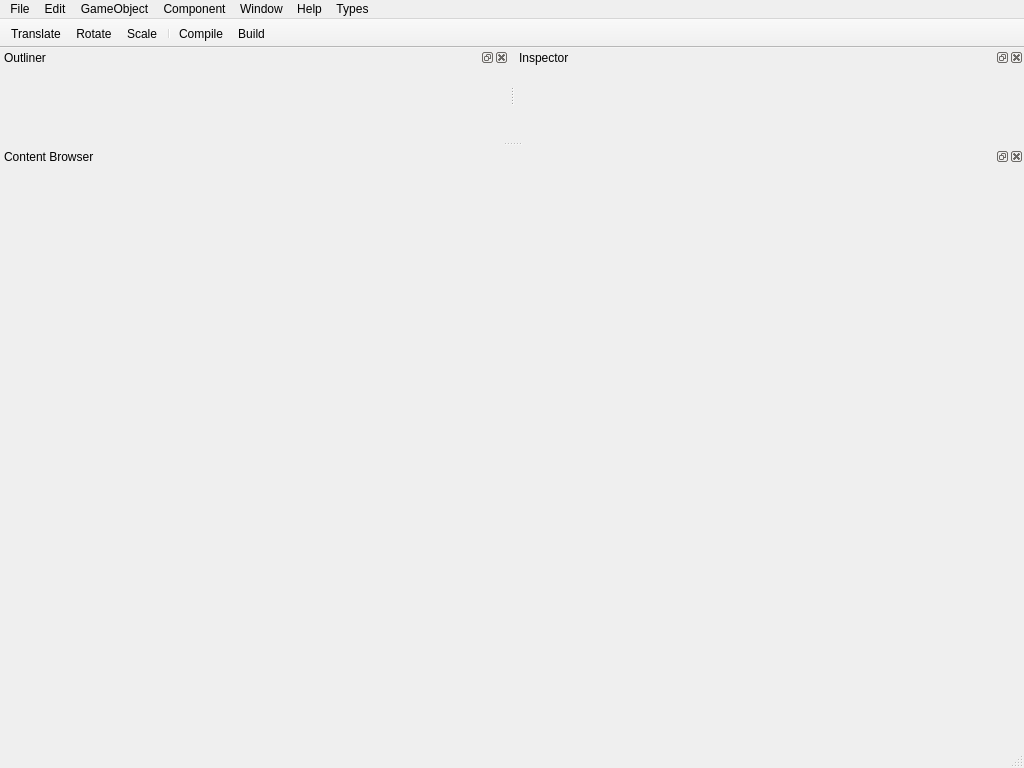
<?xml version="1.0" encoding="UTF-8"?>
<ui version="4.0">
 <class>MainWindow</class>
 <widget class="QMainWindow" name="MainWindow">
  <property name="geometry">
   <rect>
    <x>0</x>
    <y>0</y>
    <width>1024</width>
    <height>768</height>
   </rect>
  </property>
  <property name="minimumSize">
   <size>
    <width>1024</width>
    <height>768</height>
   </size>
  </property>
  <property name="windowTitle">
   <string>KeyEditor</string>
  </property>
  <property name="windowIcon">
   <iconset>
    <normaloff>KeyEngine.ico</normaloff>KeyEngine.ico</iconset>
  </property>
  <property name="styleSheet">
   <string notr="true"/>
  </property>
  <property name="iconSize">
   <size>
    <width>32</width>
    <height>32</height>
   </size>
  </property>
  <widget class="QTextEdit" name="CentralView"/>
  <widget class="QMenuBar" name="MenuBar">
   <property name="enabled">
    <bool>true</bool>
   </property>
   <property name="geometry">
    <rect>
     <x>0</x>
     <y>0</y>
     <width>1024</width>
     <height>21</height>
    </rect>
   </property>
   <widget class="QMenu" name="MenuFile">
    <property name="title">
     <string>File</string>
    </property>
    <addaction name="NewProject"/>
    <addaction name="OpenProject"/>
    <addaction name="Save"/>
    <addaction name="SaveAll"/>
    <addaction name="separator"/>
    <addaction name="OpenVS"/>
    <addaction name="Build"/>
    <addaction name="separator"/>
    <addaction name="Exit"/>
   </widget>
   <widget class="QMenu" name="MenuEdit">
    <property name="title">
     <string>Edit</string>
    </property>
    <addaction name="Undo"/>
    <addaction name="Redo"/>
    <addaction name="separator"/>
    <addaction name="Cut"/>
    <addaction name="Copy"/>
    <addaction name="Paste"/>
    <addaction name="separator"/>
    <addaction name="Duplicate"/>
    <addaction name="Delete"/>
    <addaction name="separator"/>
    <addaction name="Find"/>
    <addaction name="SelectAll"/>
    <addaction name="separator"/>
    <addaction name="EditorPreferences"/>
    <addaction name="ProjectSettings"/>
   </widget>
   <widget class="QMenu" name="MenuGameObject">
    <property name="title">
     <string>GameObject</string>
    </property>
    <addaction name="CreateGameObject"/>
   </widget>
   <widget class="QMenu" name="MenuComponent">
    <property name="title">
     <string>Component</string>
    </property>
    <addaction name="AddComponent"/>
   </widget>
   <widget class="QMenu" name="MenuHelp">
    <property name="title">
     <string>Help</string>
    </property>
    <addaction name="OpenDocumentation"/>
    <addaction name="separator"/>
    <addaction name="OpenAbout"/>
   </widget>
   <widget class="QMenu" name="MenuWindow">
    <property name="title">
     <string>Window</string>
    </property>
    <addaction name="OpenInspector"/>
    <addaction name="OpenOutliner"/>
    <addaction name="OpenContent"/>
    <addaction name="OpenConsole"/>
   </widget>
   <widget class="QMenu" name="MenuTypes">
    <property name="title">
     <string>Types</string>
    </property>
   </widget>
   <addaction name="MenuFile"/>
   <addaction name="MenuEdit"/>
   <addaction name="MenuGameObject"/>
   <addaction name="MenuComponent"/>
   <addaction name="MenuWindow"/>
   <addaction name="MenuHelp"/>
   <addaction name="MenuTypes"/>
  </widget>
  <widget class="QStatusBar" name="StatusBar"/>
  <widget class="QToolBar" name="MainToolBar">
   <property name="movable">
    <bool>false</bool>
   </property>
   <property name="floatable">
    <bool>false</bool>
   </property>
   <attribute name="toolBarArea">
    <enum>TopToolBarArea</enum>
   </attribute>
   <attribute name="toolBarBreak">
    <bool>false</bool>
   </attribute>
   <addaction name="Translate"/>
   <addaction name="Rotate"/>
   <addaction name="Scale"/>
   <addaction name="separator"/>
   <addaction name="Compile"/>
   <addaction name="Build"/>
  </widget>
  <widget class="QDockWidget" name="Outliner">
   <property name="minimumSize">
    <size>
     <width>256</width>
     <height>93</height>
    </size>
   </property>
   <property name="allowedAreas">
    <set>Qt::LeftDockWidgetArea|Qt::RightDockWidgetArea</set>
   </property>
   <property name="windowTitle">
    <string>Outliner</string>
   </property>
   <attribute name="dockWidgetArea">
    <number>1</number>
   </attribute>
  </widget>
  <widget class="QDockWidget" name="Inspector">
   <property name="minimumSize">
    <size>
     <width>256</width>
     <height>38</height>
    </size>
   </property>
   <property name="allowedAreas">
    <set>Qt::LeftDockWidgetArea|Qt::RightDockWidgetArea</set>
   </property>
   <property name="windowTitle">
    <string>Inspector</string>
   </property>
   <attribute name="dockWidgetArea">
    <number>2</number>
   </attribute>
  </widget>
  <widget class="QDockWidget" name="ContentBrowser">
   <property name="minimumSize">
    <size>
     <width>80</width>
     <height>200</height>
    </size>
   </property>
   <property name="allowedAreas">
    <set>Qt::BottomDockWidgetArea|Qt::TopDockWidgetArea</set>
   </property>
   <property name="windowTitle">
    <string>Content Browser</string>
   </property>
   <attribute name="dockWidgetArea">
    <number>8</number>
   </attribute>
  </widget>
  <action name="NewProject">
   <property name="icon">
    <iconset resource="../Resources/Icons/icons.qrc">
     <normaloff>:/icons/new_project.png</normaloff>:/icons/new_project.png</iconset>
   </property>
   <property name="text">
    <string>New</string>
   </property>
   <property name="shortcut">
    <string>Ctrl+N</string>
   </property>
  </action>
  <action name="OpenProject">
   <property name="icon">
    <iconset resource="../Resources/Icons/icons.qrc">
     <normaloff>:/icons/open_project.png</normaloff>:/icons/open_project.png</iconset>
   </property>
   <property name="text">
    <string>Open</string>
   </property>
   <property name="shortcut">
    <string>Ctrl+O</string>
   </property>
  </action>
  <action name="Save">
   <property name="icon">
    <iconset resource="../Resources/Icons/icons.qrc">
     <normaloff>:/icons/save.png</normaloff>:/icons/save.png</iconset>
   </property>
   <property name="text">
    <string>Save</string>
   </property>
   <property name="shortcut">
    <string>Ctrl+S</string>
   </property>
  </action>
  <action name="Build">
   <property name="icon">
    <iconset resource="../Resources/Icons/icons.qrc">
     <normaloff>:/icons/build.png</normaloff>:/icons/build.png</iconset>
   </property>
   <property name="text">
    <string>Build</string>
   </property>
   <property name="shortcut">
    <string>Ctrl+B</string>
   </property>
  </action>
  <action name="Exit">
   <property name="icon">
    <iconset resource="../Resources/Icons/icons.qrc">
     <normaloff>:/icons/exit.png</normaloff>:/icons/exit.png</iconset>
   </property>
   <property name="text">
    <string>Exit</string>
   </property>
   <property name="shortcut">
    <string>Ctrl+Q</string>
   </property>
  </action>
  <action name="Undo">
   <property name="icon">
    <iconset resource="../Resources/Icons/icons.qrc">
     <normaloff>:/icons/undo.png</normaloff>:/icons/undo.png</iconset>
   </property>
   <property name="text">
    <string>Undo</string>
   </property>
   <property name="shortcut">
    <string>Ctrl+Z</string>
   </property>
  </action>
  <action name="Redo">
   <property name="icon">
    <iconset resource="../Resources/Icons/icons.qrc">
     <normaloff>:/icons/redo.png</normaloff>:/icons/redo.png</iconset>
   </property>
   <property name="text">
    <string>Redo</string>
   </property>
   <property name="shortcut">
    <string>Ctrl+Y</string>
   </property>
  </action>
  <action name="Cut">
   <property name="text">
    <string>Cut</string>
   </property>
   <property name="shortcut">
    <string>Ctrl+X</string>
   </property>
  </action>
  <action name="Copy">
   <property name="text">
    <string>Copy</string>
   </property>
   <property name="shortcut">
    <string>Ctrl+C</string>
   </property>
  </action>
  <action name="Paste">
   <property name="text">
    <string>Paste</string>
   </property>
   <property name="shortcut">
    <string>Ctrl+V</string>
   </property>
  </action>
  <action name="Duplicate">
   <property name="text">
    <string>Duplicate</string>
   </property>
   <property name="shortcut">
    <string>Ctrl+D</string>
   </property>
  </action>
  <action name="Delete">
   <property name="text">
    <string>Delete</string>
   </property>
   <property name="shortcut">
    <string>Del</string>
   </property>
  </action>
  <action name="Find">
   <property name="text">
    <string>Find</string>
   </property>
   <property name="shortcut">
    <string>Ctrl+F</string>
   </property>
  </action>
  <action name="EditorPreferences">
   <property name="icon">
    <iconset resource="../Resources/Icons/icons.qrc">
     <normaloff>:/icons/editor_preferences.png</normaloff>:/icons/editor_preferences.png</iconset>
   </property>
   <property name="text">
    <string>Editor Preferences</string>
   </property>
  </action>
  <action name="ProjectSettings">
   <property name="icon">
    <iconset resource="../Resources/Icons/icons.qrc">
     <normaloff>:/icons/project_settings.png</normaloff>:/icons/project_settings.png</iconset>
   </property>
   <property name="text">
    <string>Project Settings</string>
   </property>
  </action>
  <action name="CreateGameObject">
   <property name="icon">
    <iconset resource="../Resources/Icons/icons.qrc">
     <normaloff>:/icons/outliner/gameobject.png</normaloff>:/icons/outliner/gameobject.png</iconset>
   </property>
   <property name="text">
    <string>Create</string>
   </property>
   <property name="shortcut">
    <string>Ctrl+Shift+N</string>
   </property>
  </action>
  <action name="AddComponent">
   <property name="text">
    <string>Add</string>
   </property>
   <property name="shortcut">
    <string>Ctrl+Shift+A</string>
   </property>
  </action>
  <action name="OpenDocumentation">
   <property name="text">
    <string>Documentation</string>
   </property>
  </action>
  <action name="OpenAbout">
   <property name="text">
    <string>About</string>
   </property>
  </action>
  <action name="SelectAll">
   <property name="text">
    <string>Select All</string>
   </property>
   <property name="shortcut">
    <string>Ctrl+A</string>
   </property>
  </action>
  <action name="OpenInspector">
   <property name="icon">
    <iconset resource="../Resources/Icons/icons.qrc">
     <normaloff>:/icons/inspector.png</normaloff>:/icons/inspector.png</iconset>
   </property>
   <property name="text">
    <string>Inspector</string>
   </property>
   <property name="shortcut">
    <string>Ctrl+0</string>
   </property>
  </action>
  <action name="OpenOutliner">
   <property name="icon">
    <iconset resource="../Resources/Icons/icons.qrc">
     <normaloff>:/icons/scene_outliner.png</normaloff>:/icons/scene_outliner.png</iconset>
   </property>
   <property name="text">
    <string>Outliner</string>
   </property>
   <property name="shortcut">
    <string>Ctrl+1</string>
   </property>
  </action>
  <action name="OpenContent">
   <property name="icon">
    <iconset resource="../Resources/Icons/icons.qrc">
     <normaloff>:/icons/content.png</normaloff>:/icons/content.png</iconset>
   </property>
   <property name="text">
    <string>Content</string>
   </property>
   <property name="shortcut">
    <string>Ctrl+2</string>
   </property>
  </action>
  <action name="OpenConsole">
   <property name="icon">
    <iconset resource="../Resources/Icons/icons.qrc">
     <normaloff>:/icons/console.png</normaloff>:/icons/console.png</iconset>
   </property>
   <property name="text">
    <string>Console</string>
   </property>
   <property name="shortcut">
    <string>Ctrl+Shift+C</string>
   </property>
  </action>
  <action name="SaveAll">
   <property name="icon">
    <iconset resource="../Resources/Icons/icons.qrc">
     <normaloff>:/icons/save_all.png</normaloff>:/icons/save_all.png</iconset>
   </property>
   <property name="text">
    <string>Save All</string>
   </property>
   <property name="shortcut">
    <string>Ctrl+Shift+S</string>
   </property>
  </action>
  <action name="Translate">
   <property name="checkable">
    <bool>true</bool>
   </property>
   <property name="icon">
    <iconset resource="../Resources/Icons/icons.qrc">
     <normaloff>:/icons/translate.png</normaloff>:/icons/translate.png</iconset>
   </property>
   <property name="text">
    <string>Translate</string>
   </property>
   <property name="toolTip">
    <string>Translate</string>
   </property>
   <property name="shortcut">
    <string>Ctrl+W</string>
   </property>
  </action>
  <action name="Rotate">
   <property name="checkable">
    <bool>true</bool>
   </property>
   <property name="icon">
    <iconset resource="../Resources/Icons/icons.qrc">
     <normaloff>:/icons/rotate.png</normaloff>:/icons/rotate.png</iconset>
   </property>
   <property name="text">
    <string>Rotate</string>
   </property>
   <property name="toolTip">
    <string>Rotate</string>
   </property>
   <property name="shortcut">
    <string>Ctrl+E</string>
   </property>
  </action>
  <action name="Scale">
   <property name="checkable">
    <bool>true</bool>
   </property>
   <property name="icon">
    <iconset resource="../Resources/Icons/icons.qrc">
     <normaloff>:/icons/scale.png</normaloff>:/icons/scale.png</iconset>
   </property>
   <property name="text">
    <string>Scale</string>
   </property>
   <property name="toolTip">
    <string>Scale</string>
   </property>
   <property name="shortcut">
    <string>Ctrl+R</string>
   </property>
  </action>
  <action name="Compile">
   <property name="icon">
    <iconset resource="../Resources/Icons/icons.qrc">
     <normaloff>:/icons/compile.png</normaloff>:/icons/compile.png</iconset>
   </property>
   <property name="text">
    <string>Compile</string>
   </property>
   <property name="toolTip">
    <string>Compile</string>
   </property>
   <property name="shortcut">
    <string>Ctrl+Shift+C</string>
   </property>
  </action>
  <action name="OpenVS">
   <property name="icon">
    <iconset resource="../Resources/Icons/icons.qrc">
     <normaloff>:/icons/visual_studio.png</normaloff>:/icons/visual_studio.png</iconset>
   </property>
   <property name="text">
    <string>OpenVS</string>
   </property>
   <property name="toolTip">
    <string>OpenVS</string>
   </property>
  </action>
 </widget>
 <layoutdefault spacing="6" margin="11"/>
 <resources>
  <include location="../Resources/Icons/icons.qrc"/>
 </resources>
 <connections>
  <connection>
   <sender>OpenOutliner</sender>
   <signal>triggered()</signal>
   <receiver>Outliner</receiver>
   <slot>show()</slot>
   <hints>
    <hint type="sourcelabel">
     <x>-1</x>
     <y>-1</y>
    </hint>
    <hint type="destinationlabel">
     <x>127</x>
     <y>296</y>
    </hint>
   </hints>
  </connection>
  <connection>
   <sender>OpenInspector</sender>
   <signal>triggered()</signal>
   <receiver>Inspector</receiver>
   <slot>show()</slot>
   <hints>
    <hint type="sourcelabel">
     <x>-1</x>
     <y>-1</y>
    </hint>
    <hint type="destinationlabel">
     <x>895</x>
     <y>296</y>
    </hint>
   </hints>
  </connection>
  <connection>
   <sender>OpenContent</sender>
   <signal>triggered()</signal>
   <receiver>ContentBrowser</receiver>
   <slot>show()</slot>
   <hints>
    <hint type="sourcelabel">
     <x>-1</x>
     <y>-1</y>
    </hint>
    <hint type="destinationlabel">
     <x>511</x>
     <y>640</y>
    </hint>
   </hints>
  </connection>
 </connections>
</ui>
